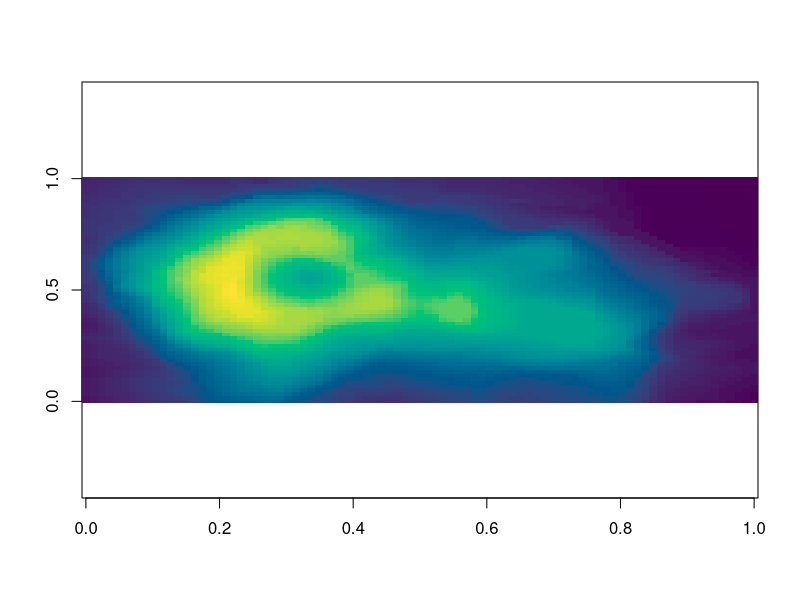
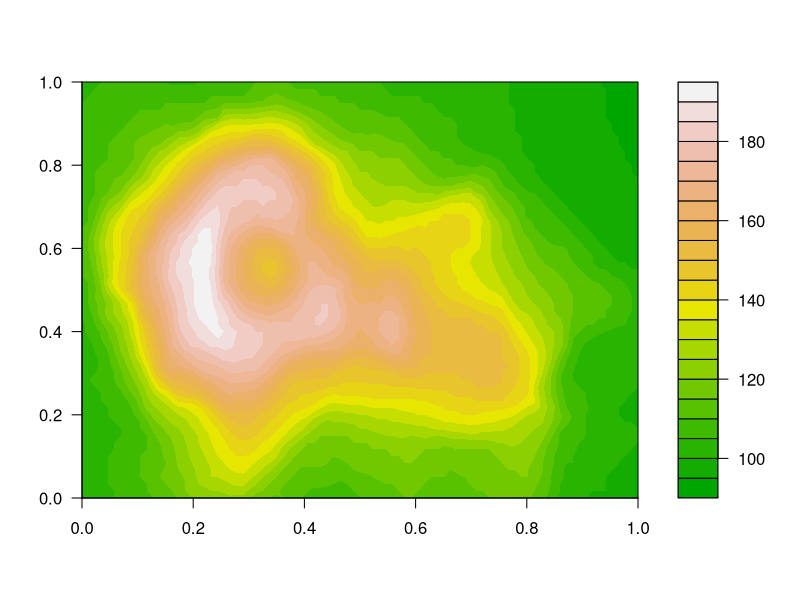
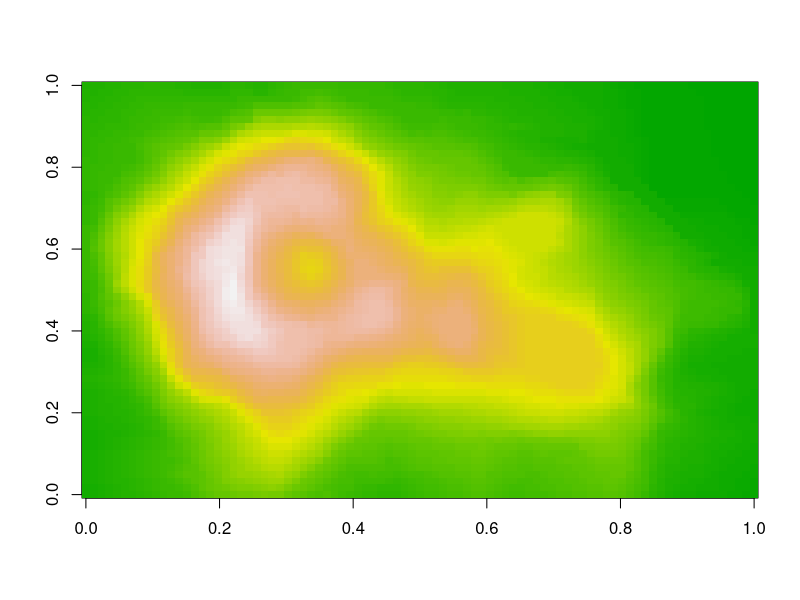
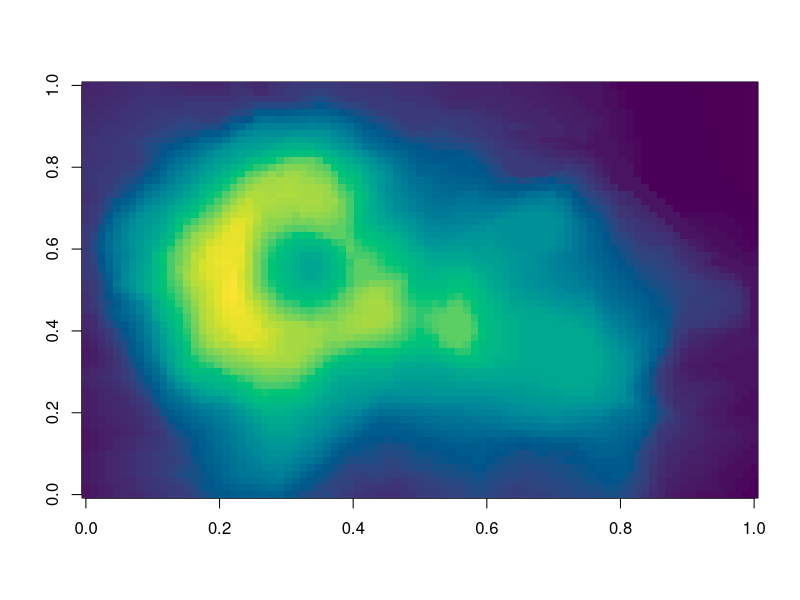
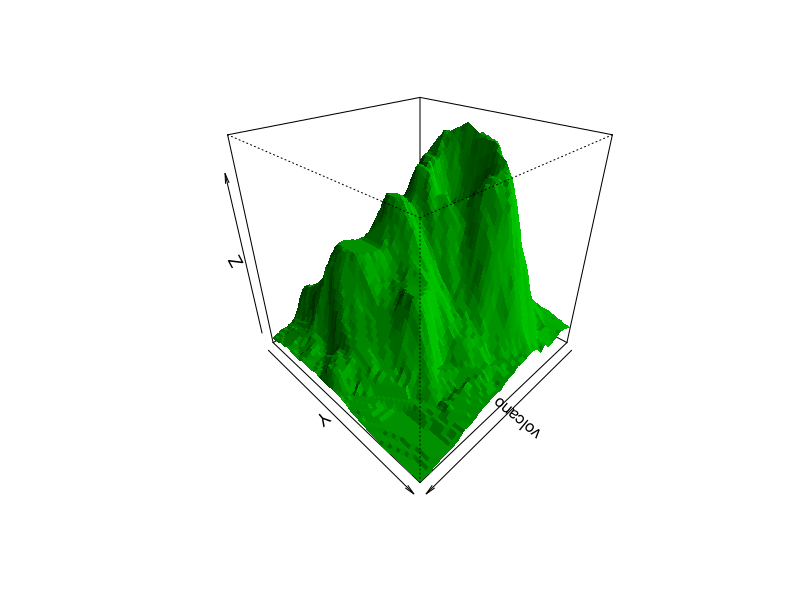
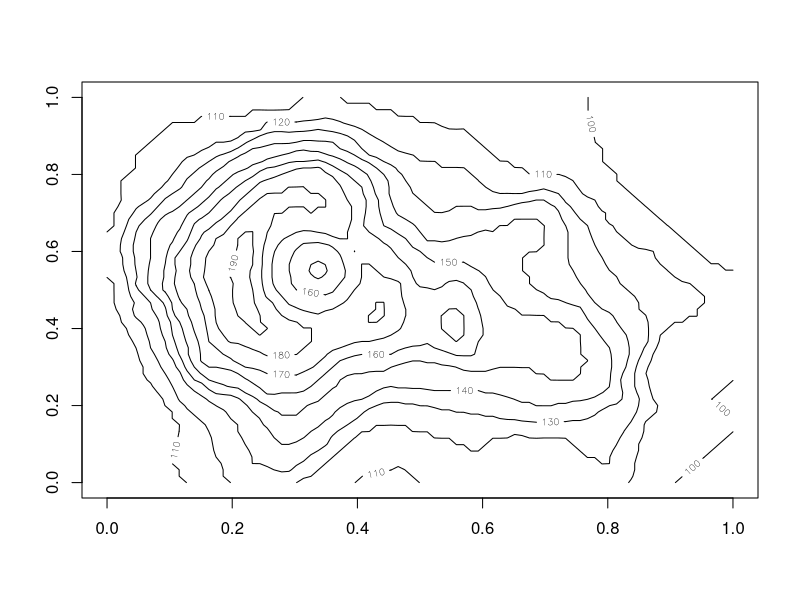
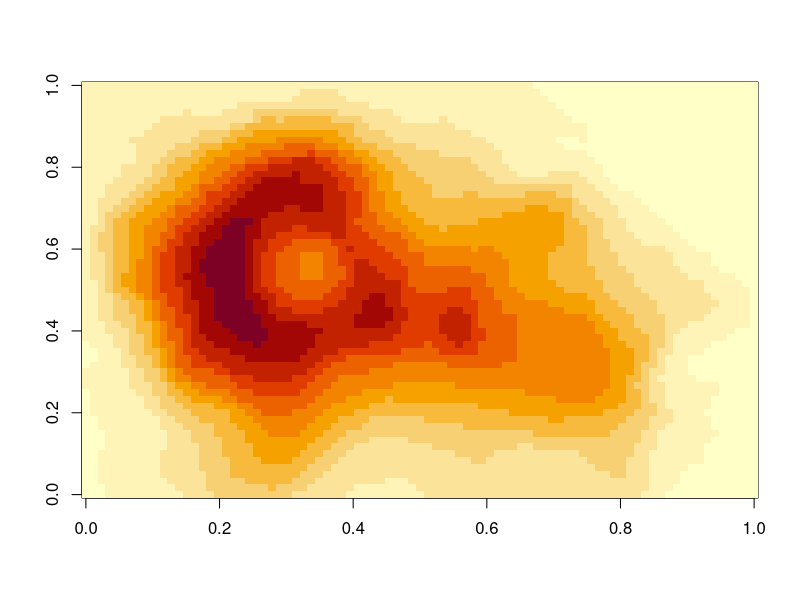
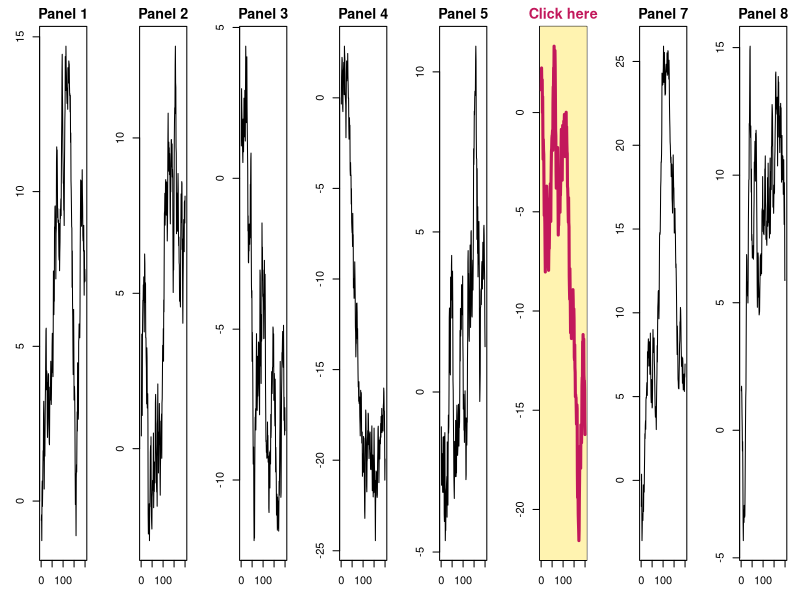

The R source for these figures, in order:
## ---- chunk 1
#| panzoom: true
#| fig-width: 12
#| fig-height: 4

image(volcano, col = hcl.colors(100, "Viridis"), asp = 1 / 3)
## ---- chunk 2
#| label: fig-volcano
#| fig-cap: "Maunga Whau volcano."
#| panzoom:
#|   max-zoom: 10
#|   hint: false

filled.contour(volcano, color.palette = terrain.colors)
## ---- chunk 3
#| include: false

png("images/volcano.png", width = 1600, height = 1100)
persp(volcano, theta = 135, phi = 30, col = "green3", shade = 0.5, border = NA)
invisible(dev.off())
## ---- chunk 4
#| echo: false
#| fig-cap: "A code cell's plot in a `.panzoom` div."

image(volcano, col = terrain.colors(100))
## ---- chunk 5
#| panzoom:
#|   group: volcano-views
#| fig-cap:
#|   - "Volcano heights as an image."
#|   - "The same data as a perspective plot."
#| layout-ncol: 2

image(volcano, col = hcl.colors(100, "Viridis"))
persp(volcano, theta = 135, phi = 30, col = "green3", shade = 0.5, border = NA)
## ---- chunk 6
#| label: fig-volcano-sub
#| fig-cap: "Two views of Maunga Whau, as subfigures."
#| fig-subcap: ["Contours", "Filled contours"]
#| layout-ncol: 2
#| panzoom: true

contour(volcano)
image(volcano)
## ---- chunk 7
#| panzoom: true
#| fig-width: 16
#| fig-height: 2
#| fig-cap: "Eight random walks, side by side."

set.seed(1)
par(mfrow = c(1, 8), mar = c(3, 3, 2, 1), cex.main = 1.3)
for (i in 1:8) {
  y <- cumsum(rnorm(200))
  if (i == 6) {
    plot(y, type = "n", main = "Click here", col.main = "#c2185b")
    usr <- par("usr")
    rect(usr[1], usr[3], usr[2], usr[4], col = "#fff3b0", border = NA)
    lines(y, col = "#c2185b", lwd = 3)
  } else {
    plot(y, type = "l", main = paste("Panel", i))
  }
}
## ---- chunk 8
#| fig-cap: "The standard normal density, $\\varphi(x)$."
#| panzoom:
#|   description: "$\\varphi(x) = \\frac{1}{\\sqrt{2\\pi}} e^{-x^2/2}$. The shaded area is $P(|X| < 1) \\approx 0.683$."

x <- seq(-4, 4, length.out = 400)
plot(x, dnorm(x), type = "l", lwd = 2, xlab = "x", ylab = "density")
inner <- abs(x) < 1
polygon(c(-1, x[inner], 1), c(0, dnorm(x[inner]), 0), col = "grey85", border = NA)
lines(x, dnorm(x), lwd = 2)
## ---- chunk 9
contour(volcano)
